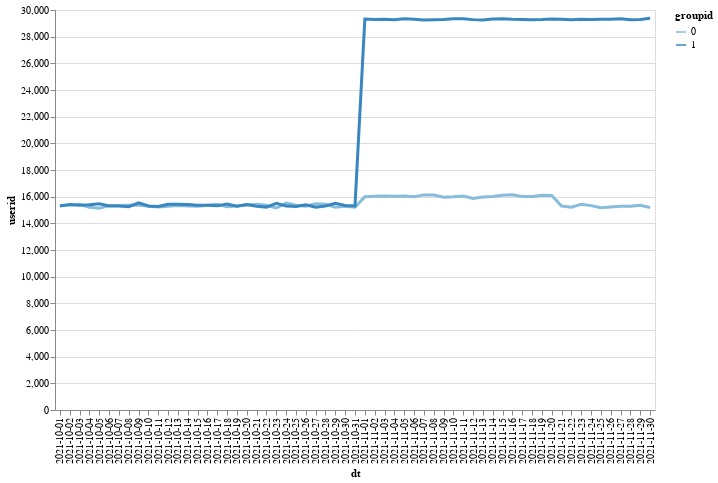

The cell this chart's notebook holds for it:
### Code cell
alt.Chart(activity_df.query('activity_level > 0').groupby(['dt', 'groupid']).\
          count().reset_index()).mark_line(size=3).encode(
    alt.X('dt'),
    alt.Y('userid'),
    color='groupid:O',
    tooltip=['userid']
          ).properties(
    width=600,
    height=400
          )

### Figure 1 — Vega-Lite specification as saved in the notebook (floating-point values rounded to 4 significant figures)
{"config": {"view": {"continuousWidth": 300, "continuousHeight": 300}}, "data": {"name": "data-fa99765ff8b38516b13d618f28eb8da8"}, "mark": {"type": "line", "size": 3}, "encoding": {"color": {"field": "groupid", "type": "ordinal"}, "tooltip": [{"field": "userid", "type": "quantitative"}], "x": {"field": "dt", "type": "nominal"}, "y": {"field": "userid", "type": "quantitative"}}, "height": 400, "width": 600, "$schema": "https://vega.github.io/schema/vega-lite/v5.17.0.json", "datasets": {"data-fa99765ff8b38516b13d618f28eb8da8": [{"dt": "2021-10-01", "groupid": 0, "userid": 15337, "activity_level": 15337}, {"dt": "2021-10-01", "groupid": 1, "userid": 15297, "activity_level": 15297}, {"dt": "2021-10-02", "groupid": 0, "userid": 15354, "activity_level": 15354}, {"dt": "2021-10-02", "groupid": 1, "userid": 15421, "activity_level": 15421}, {"dt": "2021-10-03", "groupid": 0, "userid": 15423, "activity_level": 15423}, {"dt": "2021-10-03", "groupid": 1, "userid": 15362, "activity_level": 15362}, {"dt": "2021-10-04", "groupid": 0, "userid": 15211, "activity_level": 15211}, {"dt": "2021-10-04", "groupid": 1, "userid": 15388, "activity_level": 15388}, {"dt": "2021-10-05", "groupid": 0, "userid": 15126, "activity_level": 15126}, {"dt": "2021-10-05", "groupid": 1, "userid": 15462, "activity_level": 15462}, {"dt": "2021-10-06", "groupid": 0, "userid": 15335, "activity_level": 15335}, {"dt": "2021-10-06", "groupid": 1, "userid": 15304, "activity_level": 15304}, {"dt": "2021-10-07", "groupid": 0, "userid": 15346, "activity_level": 15346}, {"dt": "2021-10-07", "groupid": 1, "userid": 15291, "activity_level": 15291}, {"dt": "2021-10-08", "groupid": 0, "userid": 15357, "activity_level": 15357}, {"dt": "2021-10-08", "groupid": 1, "userid": 15243, "activity_level": 15243}, {"dt": "2021-10-09", "groupid": 0, "userid": 15371, "activity_level": 15371}, {"dt": "2021-10-09", "groupid": 1, "userid": 15531, "activity_level": 15531}, {"dt": "2021-10-10", "groupid": 0, "userid": 15277, "activity_level": 15277}, {"dt": "2021-10-10", "groupid": 1, "userid": 15304, "activity_level": 15304}, {"dt": "2021-10-11", "groupid": 0, "userid": 15226, "activity_level": 15226}, {"dt": "2021-10-11", "groupid": 1, "userid": 15263, "activity_level": 15263}, {"dt": "2021-10-12", "groupid": 0, "userid": 15290, "activity_level": 15290}, {"dt": "2021-10-12", "groupid": 1, "userid": 15425, "activity_level": 15425}, {"dt": "2021-10-13", "groupid": 0, "userid": 15334, "activity_level": 15334}, {"dt": "2021-10-13", "groupid": 1, "userid": 15427, "activity_level": 15427}, {"dt": "2021-10-14", "groupid": 0, "userid": 15295, "activity_level": 15295}, {"dt": "2021-10-14", "groupid": 1, "userid": 15421, "activity_level": 15421}, {"dt": "2021-10-15", "groupid": 0, "userid": 15277, "activity_level": 15277}, {"dt": "2021-10-15", "groupid": 1, "userid": 15360, "activity_level": 15360}, {"dt": "2021-10-16", "groupid": 0, "userid": 15348, "activity_level": 15348}, {"dt": "2021-10-16", "groupid": 1, "userid": 15360, "activity_level": 15360}, {"dt": "2021-10-17", "groupid": 0, "userid": 15430, "activity_level": 15430}, {"dt": "2021-10-17", "groupid": 1, "userid": 15311, "activity_level": 15311}, {"dt": "2021-10-18", "groupid": 0, "userid": 15244, "activity_level": 15244}, {"dt": "2021-10-18", "groupid": 1, "userid": 15450, "activity_level": 15450}, {"dt": "2021-10-19", "groupid": 0, "userid": 15303, "activity_level": 15303}, {"dt": "2021-10-19", "groupid": 1, "userid": 15284, "activity_level": 15284}, {"dt": "2021-10-20", "groupid": 0, "userid": 15382, "activity_level": 15382}, {"dt": "2021-10-20", "groupid": 1, "userid": 15413, "activity_level": 15413}, {"dt": "2021-10-21", "groupid": 0, "userid": 15431, "activity_level": 15431}, {"dt": "2021-10-21", "groupid": 1, "userid": 15274, "activity_level": 15274}, {"dt": "2021-10-22", "groupid": 0, "userid": 15356, "activity_level": 15356}, {"dt": "2021-10-22", "groupid": 1, "userid": 15217, "activity_level": 15217}, {"dt": "2021-10-23", "groupid": 0, "userid": 15151, "activity_level": 15151}, {"dt": "2021-10-23", "groupid": 1, "userid": 15494, "activity_level": 15494}, {"dt": "2021-10-24", "groupid": 0, "userid": 15512, "activity_level": 15512}, {"dt": "2021-10-24", "groupid": 1, "userid": 15303, "activity_level": 15303}, {"dt": "2021-10-25", "groupid": 0, "userid": 15351, "activity_level": 15351}, {"dt": "2021-10-25", "groupid": 1, "userid": 15265, "activity_level": 15265}, {"dt": "2021-10-26", "groupid": 0, "userid": 15280, "activity_level": 15280}, {"dt": "2021-10-26", "groupid": 1, "userid": 15393, "activity_level": 15393}, {"dt": "2021-10-27", "groupid": 0, "userid": 15459, "activity_level": 15459}, {"dt": "2021-10-27", "groupid": 1, "userid": 15202, "activity_level": 15202}, {"dt": "2021-10-28", "groupid": 0, "userid": 15434, "activity_level": 15434}, {"dt": "2021-10-28", "groupid": 1, "userid": 15300, "activity_level": 15300}, {"dt": "2021-10-29", "groupid": 0, "userid": 15214, "activity_level": 15214}, {"dt": "2021-10-29", "groupid": 1, "userid": 15509, "activity_level": 15509}, {"dt": "2021-10-30", "groupid": 0, "userid": 15285, "activity_level": 15285}, {"dt": "2021-10-30", "groupid": 1, "userid": 15343, "activity_level": 15343}, {"dt": "2021-10-31", "groupid": 0, "userid": 15208, "activity_level": 15208}, {"dt": "2021-10-31", "groupid": 1, "userid": 15311, "activity_level": 15311}, {"dt": "2021-11-01", "groupid": 0, "userid": 15989, "activity_level": 15989}, {"dt": "2021-11-01", "groupid": 1, "userid": 29318, "activity_level": 29318}, {"dt": "2021-11-02", "groupid": 0, "userid": 16024, "activity_level": 16024}, {"dt": "2021-11-02", "groupid": 1, "userid": 29289, "activity_level": 29289}, {"dt": "2021-11-03", "groupid": 0, "userid": 16049, "activity_level": 16049}, {"dt": "2021-11-03", "groupid": 1, "userid": 29306, "activity_level": 29306}, {"dt": "2021-11-04", "groupid": 0, "userid": 16040, "activity_level": 16040}, {"dt": "2021-11-04", "groupid": 1, "userid": 29267, "activity_level": 29267}, {"dt": "2021-11-05", "groupid": 0, "userid": 16045, "activity_level": 16045}, {"dt": "2021-11-05", "groupid": 1, "userid": 29336, "activity_level": 29336}, {"dt": "2021-11-06", "groupid": 0, "userid": 15991, "activity_level": 15991}, {"dt": "2021-11-06", "groupid": 1, "userid": 29306, "activity_level": 29306}, {"dt": "2021-11-07", "groupid": 0, "userid": 16133, "activity_level": 16133}, {"dt": "2021-11-07", "groupid": 1, "userid": 29255, "activity_level": 29255}, {"dt": "2021-11-08", "groupid": 0, "userid": 16119, "activity_level": 16119}, {"dt": "2021-11-08", "groupid": 1, "userid": 29263, "activity_level": 29263}, {"dt": "2021-11-09", "groupid": 0, "userid": 15953, "activity_level": 15953}, {"dt": "2021-11-09", "groupid": 1, "userid": 29286, "activity_level": 29286}, {"dt": "2021-11-10", "groupid": 0, "userid": 15990, "activity_level": 15990}, {"dt": "2021-11-10", "groupid": 1, "userid": 29340, "activity_level": 29340}, {"dt": "2021-11-11", "groupid": 0, "userid": 16045, "activity_level": 16045}, {"dt": "2021-11-11", "groupid": 1, "userid": 29349, "activity_level": 29349}, {"dt": "2021-11-12", "groupid": 0, "userid": 15859, "activity_level": 15859}, {"dt": "2021-11-12", "groupid": 1, "userid": 29278, "activity_level": 29278}, {"dt": "2021-11-13", "groupid": 0, "userid": 15973, "activity_level": 15973}, {"dt": "2021-11-13", "groupid": 1, "userid": 29258, "activity_level": 29258}, {"dt": "2021-11-14", "groupid": 0, "userid": 16016, "activity_level": 16016}, {"dt": "2021-11-14", "groupid": 1, "userid": 29322, "activity_level": 29322}, {"dt": "2021-11-15", "groupid": 0, "userid": 16112, "activity_level": 16112}, {"dt": "2021-11-15", "groupid": 1, "userid": 29337, "activity_level": 29337}, {"dt": "2021-11-16", "groupid": 0, "userid": 16147, "activity_level": 16147}, {"dt": "2021-11-16", "groupid": 1, "userid": 29300, "activity_level": 29300}, {"dt": "2021-11-17", "groupid": 0, "userid": 16015, "activity_level": 16015}, {"dt": "2021-11-17", "groupid": 1, "userid": 29296, "activity_level": 29296}, {"dt": "2021-11-18", "groupid": 0, "userid": 16007, "activity_level": 16007}, {"dt": "2021-11-18", "groupid": 1, "userid": 29274, "activity_level": 29274}, {"dt": "2021-11-19", "groupid": 0, "userid": 16104, "activity_level": 16104}, {"dt": "2021-11-19", "groupid": 1, "userid": 29292, "activity_level": 29292}, {"dt": "2021-11-20", "groupid": 0, "userid": 16090, "activity_level": 16090}, {"dt": "2021-11-20", "groupid": 1, "userid": 29329, "activity_level": 29329}, {"dt": "2021-11-21", "groupid": 0, "userid": 15294, "activity_level": 15294}, {"dt": "2021-11-21", "groupid": 1, "userid": 29309, "activity_level": 29309}, {"dt": "2021-11-22", "groupid": 0, "userid": 15207, "activity_level": 15207}, {"dt": "2021-11-22", "groupid": 1, "userid": 29278, "activity_level": 29278}, {"dt": "2021-11-23", "groupid": 0, "userid": 15424, "activity_level": 15424}, {"dt": "2021-11-23", "groupid": 1, "userid": 29300, "activity_level": 29300}, {"dt": "2021-11-24", "groupid": 0, "userid": 15328, "activity_level": 15328}, {"dt": "2021-11-24", "groupid": 1, "userid": 29287, "activity_level": 29287}, {"dt": "2021-11-25", "groupid": 0, "userid": 15163, "activity_level": 15163}, {"dt": "2021-11-25", "groupid": 1, "userid": 29301, "activity_level": 29301}, {"dt": "2021-11-26", "groupid": 0, "userid": 15226, "activity_level": 15226}, {"dt": "2021-11-26", "groupid": 1, "userid": 29303, "activity_level": 29303}, {"dt": "2021-11-27", "groupid": 0, "userid": 15286, "activity_level": 15286}, {"dt": "2021-11-27", "groupid": 1, "userid": 29350, "activity_level": 29350}, {"dt": "2021-11-28", "groupid": 0, "userid": 15283, "activity_level": 15283}, {"dt": "2021-11-28", "groupid": 1, "userid": 29273, "activity_level": 29273}, {"dt": "2021-11-29", "groupid": 0, "userid": 15356, "activity_level": 15356}, {"dt": "2021-11-29", "groupid": 1, "userid": 29289, "activity_level": 29289}, {"dt": "2021-11-30", "groupid": 0, "userid": 15192, "activity_level": 15192}, {"dt": "2021-11-30", "groupid": 1, "userid": 29382, "activity_level": 29382}]}}
